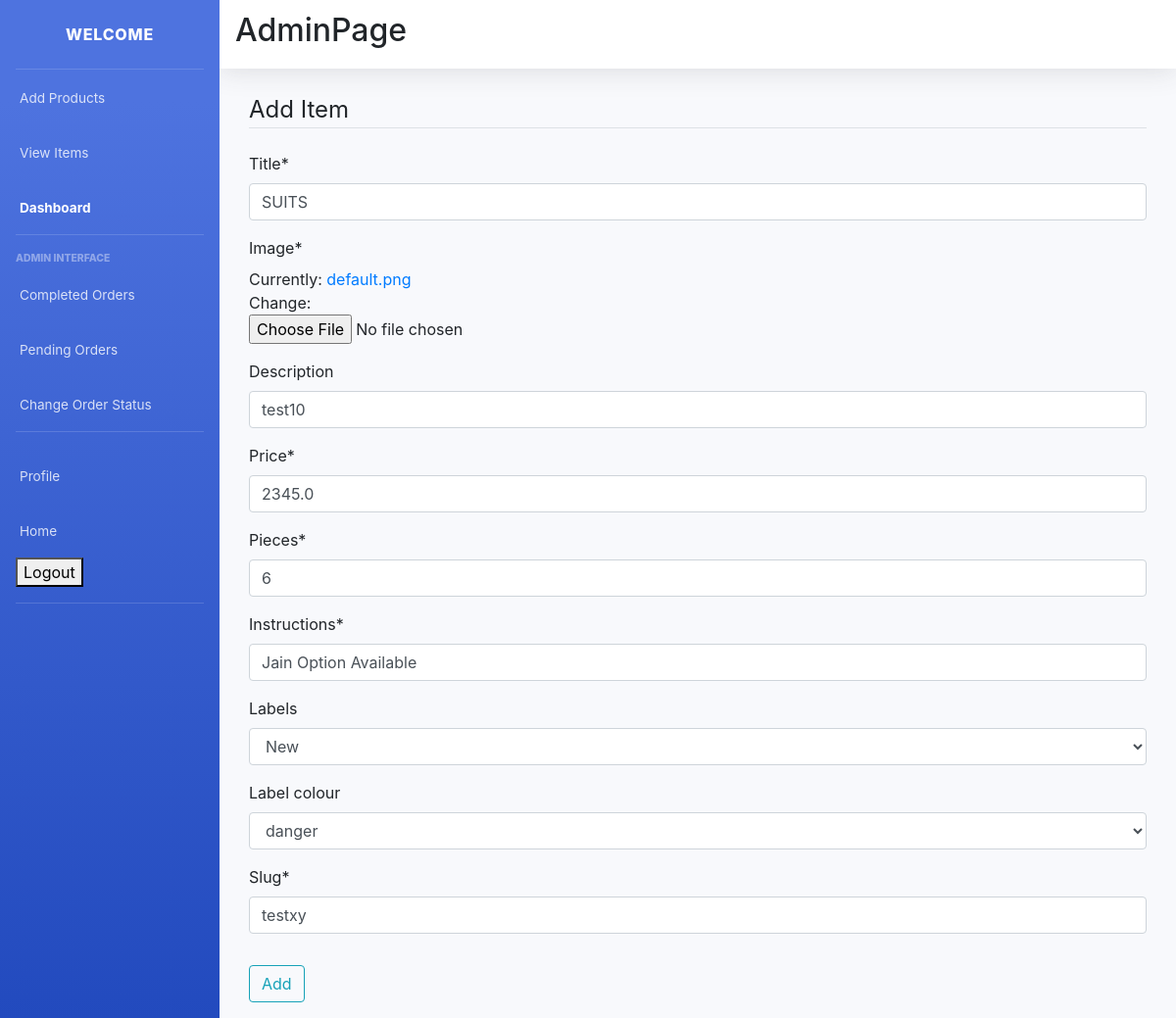
The page /item-update/testxy/ (signed in) on the database its author committed.
### main/models.py (models this page shows, shortened)
class Item(models.Model):
    LABELS = (
        ('BestSeller', 'BestSeller'),
        ('New', 'New'),
        ('Spicy🔥', 'Spicy🔥'),
    )
    LABEL_COLOUR = (
        ('danger', 'danger'),
        ('success', 'success'),
        ('primary', 'primary'),
        ('info', 'info')
    )
    title = models.CharField(max_length=150)
    description = models.CharField(max_length=250,blank=True)
    price = models.FloatField()
    pieces = models.IntegerField(default=6)
    instructions = models.CharField(max_length=250,default="Jain Option Available")
    image = models.ImageField(default='default.png', upload_to='images/')
    labels = models.CharField(max_length=25, choices=LABELS, blank=True)
    label_colour = models.CharField(max_length=15, choices=LABEL_COLOUR, blank=True)
    slug = models.SlugField(default="sushi_name")
    created_by = models.ForeignKey(User, on_delete=models.CASCADE)

### main/views.py (the view, shortened to what this page needs)
# urls.py: path('item-update/<slug>/', ItemUpdateView.as_view(), name='item-update'),
class ItemUpdateView(LoginRequiredMixin, UserPassesTestMixin, UpdateView):
    model = Item
    fields = ['title', 'image', 'description', 'price', 'pieces', 'instructions', 'labels', 'label_colour', 'slug']
    def test_func(self):
        item = self.get_object()
        if self.request.user == item.created_by:
            return True
        return False

### main/templates/main/item_form.html (shortened to what this page needs)
{% extends "main/layout2.html" %}
{% load crispy_forms_tags %}
{% block content %}
<div class="form">
    <div class="container">
        <div class="row">
            <div class="col-sm-12">
                <form method="POST">
                    <fieldset class="form-group">
                        <legend class="border-bottom mb-4">Add Item</legend>
                        {{ form|crispy }}
                    </fieldset>
                    <div class="form-group">
                        <button class="btn btn-outline-info" type="submit">Add</button>
                    </div>
                </form>
            </div>
        </div>
    </div>
</div>
{% endblock content %}

### rows shown on the page
Item: title "SUITS", description "test10", price "2345.0", pieces "6", instructions "Jain Option Available", labels "New", label_colour "danger", slug "testxy"
